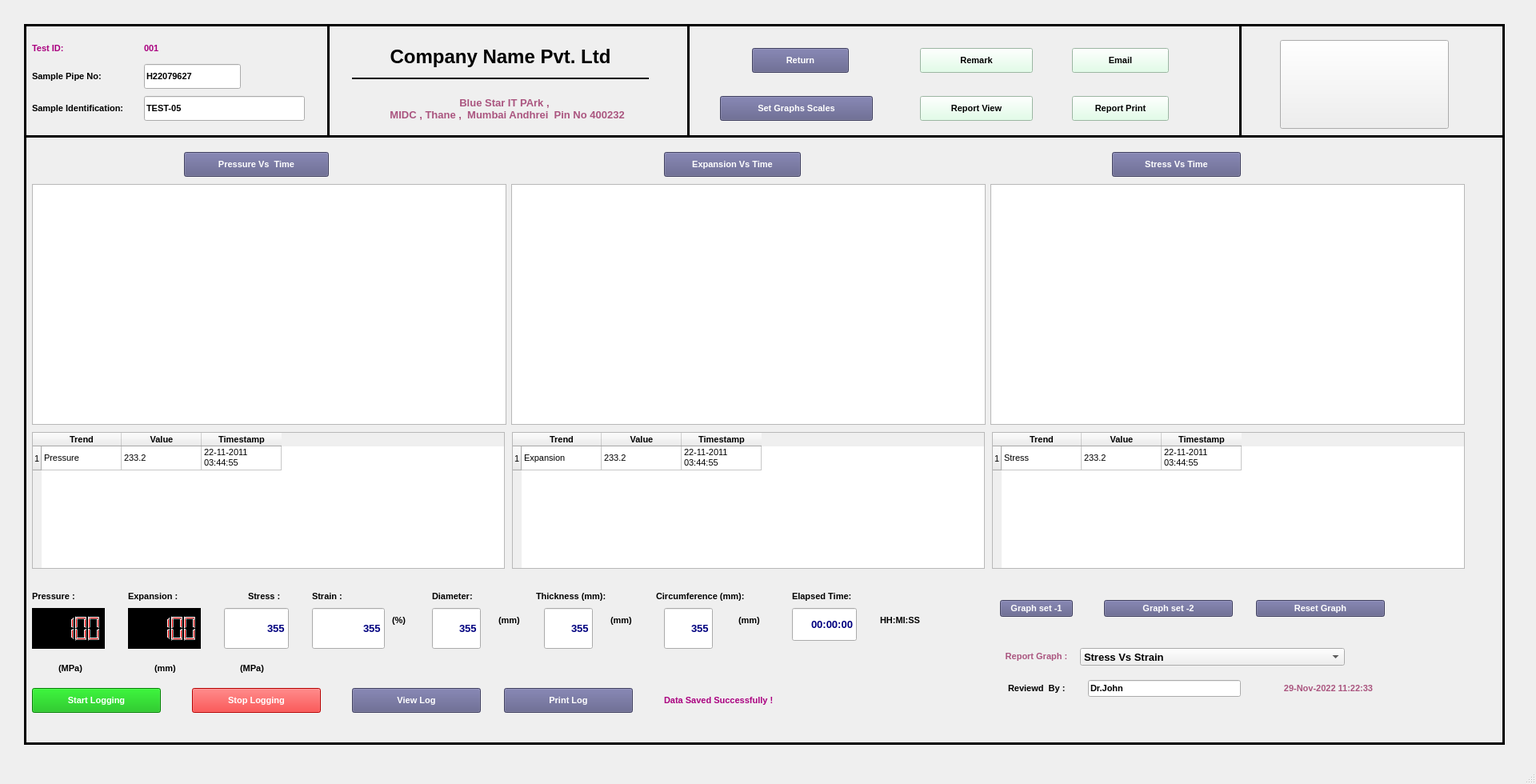
<?xml version="1.0" encoding="UTF-8"?>
<ui version="4.0">
 <class>MainWindow</class>
 <widget class="QMainWindow" name="MainWindow">
  <property name="geometry">
   <rect>
    <x>0</x>
    <y>0</y>
    <width>1920</width>
    <height>980</height>
   </rect>
  </property>
  <property name="baseSize">
   <size>
    <width>0</width>
    <height>0</height>
   </size>
  </property>
  <property name="windowTitle">
   <string>MainWindow</string>
  </property>
  <property name="styleSheet">
   <string notr="true"/>
  </property>
  <widget class="QWidget" name="centralwidget">
   <widget class="QFrame" name="frame">
    <property name="geometry">
     <rect>
      <x>30</x>
      <y>30</y>
      <width>1851</width>
      <height>901</height>
     </rect>
    </property>
    <property name="font">
     <font>
      <family>MS Sans Serif</family>
      <pointsize>10</pointsize>
     </font>
    </property>
    <property name="styleSheet">
     <string notr="true"/>
    </property>
    <property name="frameShape">
     <enum>QFrame::Box</enum>
    </property>
    <property name="frameShadow">
     <enum>QFrame::Plain</enum>
    </property>
    <property name="lineWidth">
     <number>3</number>
    </property>
    <widget class="QPushButton" name="pushButton_4">
     <property name="geometry">
      <rect>
       <x>10</x>
       <y>830</y>
       <width>161</width>
       <height>31</height>
      </rect>
     </property>
     <property name="font">
      <font>
       <family>Arial</family>
       <pointsize>8</pointsize>
       <weight>75</weight>
       <bold>true</bold>
      </font>
     </property>
     <property name="styleSheet">
      <string notr="true">color: rgb(255, 255, 255);
background-color: rgb(0, 180, 0);</string>
     </property>
     <property name="text">
      <string>Start Logging</string>
     </property>
    </widget>
    <widget class="QLabel" name="label_11">
     <property name="geometry">
      <rect>
       <x>10</x>
       <y>20</y>
       <width>91</width>
       <height>21</height>
      </rect>
     </property>
     <property name="font">
      <font>
       <family>Arial</family>
       <pointsize>8</pointsize>
       <weight>75</weight>
       <bold>true</bold>
      </font>
     </property>
     <property name="styleSheet">
      <string notr="true">color: rgb(170, 0, 127);</string>
     </property>
     <property name="text">
      <string>Test ID:</string>
     </property>
     <property name="alignment">
      <set>Qt::AlignLeading|Qt::AlignLeft|Qt::AlignVCenter</set>
     </property>
    </widget>
    <widget class="QLabel" name="label_12">
     <property name="geometry">
      <rect>
       <x>150</x>
       <y>20</y>
       <width>61</width>
       <height>21</height>
      </rect>
     </property>
     <property name="font">
      <font>
       <family>Arial</family>
       <pointsize>8</pointsize>
       <weight>75</weight>
       <bold>true</bold>
      </font>
     </property>
     <property name="styleSheet">
      <string notr="true">color: rgb(170, 0, 127);</string>
     </property>
     <property name="text">
      <string>001</string>
     </property>
     <property name="alignment">
      <set>Qt::AlignLeading|Qt::AlignLeft|Qt::AlignVCenter</set>
     </property>
    </widget>
    <widget class="QLCDNumber" name="lcdNumber">
     <property name="geometry">
      <rect>
       <x>130</x>
       <y>730</y>
       <width>91</width>
       <height>51</height>
      </rect>
     </property>
     <property name="styleSheet">
      <string notr="true">background-color: rgb(0, 0, 0);
font: 10pt &quot;MS Sans Serif&quot;;
color: rgb(255, 0, 0);</string>
     </property>
     <property name="smallDecimalPoint">
      <bool>false</bool>
     </property>
     <property name="value" stdset="0">
      <double>100.000000000000000</double>
     </property>
     <property name="intValue" stdset="0">
      <number>100</number>
     </property>
    </widget>
    <widget class="QPushButton" name="pushButton_5">
     <property name="geometry">
      <rect>
       <x>1310</x>
       <y>30</y>
       <width>121</width>
       <height>31</height>
      </rect>
     </property>
     <property name="font">
      <font>
       <family>Arial</family>
       <pointsize>8</pointsize>
       <weight>75</weight>
       <bold>true</bold>
      </font>
     </property>
     <property name="styleSheet">
      <string notr="true">color: rgb(0, 0, 0);
background-color: rgb(217, 255, 227);</string>
     </property>
     <property name="text">
      <string>Email</string>
     </property>
    </widget>
    <widget class="QPushButton" name="pushButton_6">
     <property name="geometry">
      <rect>
       <x>1120</x>
       <y>30</y>
       <width>141</width>
       <height>31</height>
      </rect>
     </property>
     <property name="font">
      <font>
       <family>Arial</family>
       <pointsize>8</pointsize>
       <weight>75</weight>
       <bold>true</bold>
      </font>
     </property>
     <property name="styleSheet">
      <string notr="true">color: rgb(0, 0, 0);
background-color: rgb(217, 255, 227);</string>
     </property>
     <property name="text">
      <string>Remark</string>
     </property>
    </widget>
    <widget class="QPushButton" name="pushButton_7">
     <property name="geometry">
      <rect>
       <x>1120</x>
       <y>90</y>
       <width>141</width>
       <height>31</height>
      </rect>
     </property>
     <property name="font">
      <font>
       <family>Arial</family>
       <pointsize>8</pointsize>
       <weight>75</weight>
       <bold>true</bold>
      </font>
     </property>
     <property name="styleSheet">
      <string notr="true">color: rgb(0, 0, 0);
background-color: rgb(217, 255, 227);</string>
     </property>
     <property name="text">
      <string>Report View</string>
     </property>
    </widget>
    <widget class="QPushButton" name="pushButton_8">
     <property name="geometry">
      <rect>
       <x>1310</x>
       <y>90</y>
       <width>121</width>
       <height>31</height>
      </rect>
     </property>
     <property name="font">
      <font>
       <family>Arial</family>
       <pointsize>8</pointsize>
       <weight>75</weight>
       <bold>true</bold>
      </font>
     </property>
     <property name="styleSheet">
      <string notr="true">color: rgb(0, 0, 0);
background-color: rgb(217, 255, 227);</string>
     </property>
     <property name="text">
      <string>Report Print</string>
     </property>
    </widget>
    <widget class="QLCDNumber" name="lcdNumber_2">
     <property name="geometry">
      <rect>
       <x>10</x>
       <y>730</y>
       <width>91</width>
       <height>51</height>
      </rect>
     </property>
     <property name="styleSheet">
      <string notr="true">background-color: rgb(0, 0, 0);
font: 10pt &quot;MS Sans Serif&quot;;
color: rgb(255, 0, 0);</string>
     </property>
     <property name="smallDecimalPoint">
      <bool>false</bool>
     </property>
     <property name="value" stdset="0">
      <double>100.000000000000000</double>
     </property>
     <property name="intValue" stdset="0">
      <number>100</number>
     </property>
    </widget>
    <widget class="QLabel" name="label_78">
     <property name="geometry">
      <rect>
       <x>10</x>
       <y>50</y>
       <width>141</width>
       <height>31</height>
      </rect>
     </property>
     <property name="font">
      <font>
       <family>Arial</family>
       <pointsize>8</pointsize>
       <weight>75</weight>
       <bold>true</bold>
      </font>
     </property>
     <property name="styleSheet">
      <string notr="true">color: rgb(0, 0, 0);</string>
     </property>
     <property name="text">
      <string>Sample Pipe No:</string>
     </property>
     <property name="alignment">
      <set>Qt::AlignLeading|Qt::AlignLeft|Qt::AlignVCenter</set>
     </property>
    </widget>
    <widget class="QLineEdit" name="lineEdit_16">
     <property name="geometry">
      <rect>
       <x>150</x>
       <y>50</y>
       <width>121</width>
       <height>31</height>
      </rect>
     </property>
     <property name="font">
      <font>
       <family>Arial</family>
       <pointsize>8</pointsize>
       <weight>75</weight>
       <bold>true</bold>
      </font>
     </property>
     <property name="text">
      <string>H22079627</string>
     </property>
    </widget>
    <widget class="QLineEdit" name="lineEdit_17">
     <property name="geometry">
      <rect>
       <x>150</x>
       <y>90</y>
       <width>201</width>
       <height>31</height>
      </rect>
     </property>
     <property name="font">
      <font>
       <family>Arial</family>
       <pointsize>8</pointsize>
       <weight>75</weight>
       <bold>true</bold>
      </font>
     </property>
     <property name="text">
      <string>TEST-05</string>
     </property>
    </widget>
    <widget class="QLabel" name="label_79">
     <property name="geometry">
      <rect>
       <x>10</x>
       <y>90</y>
       <width>131</width>
       <height>31</height>
      </rect>
     </property>
     <property name="font">
      <font>
       <family>Arial</family>
       <pointsize>8</pointsize>
       <weight>75</weight>
       <bold>true</bold>
      </font>
     </property>
     <property name="styleSheet">
      <string notr="true">color: rgb(0, 0, 0);</string>
     </property>
     <property name="text">
      <string>Sample Identification:</string>
     </property>
     <property name="alignment">
      <set>Qt::AlignLeading|Qt::AlignLeft|Qt::AlignVCenter</set>
     </property>
    </widget>
    <widget class="Line" name="line_18">
     <property name="geometry">
      <rect>
       <x>370</x>
       <y>0</y>
       <width>20</width>
       <height>141</height>
      </rect>
     </property>
     <property name="frameShadow">
      <enum>QFrame::Plain</enum>
     </property>
     <property name="lineWidth">
      <number>3</number>
     </property>
     <property name="orientation">
      <enum>Qt::Vertical</enum>
     </property>
    </widget>
    <widget class="Line" name="line_19">
     <property name="geometry">
      <rect>
       <x>1510</x>
       <y>0</y>
       <width>20</width>
       <height>141</height>
      </rect>
     </property>
     <property name="frameShadow">
      <enum>QFrame::Plain</enum>
     </property>
     <property name="lineWidth">
      <number>3</number>
     </property>
     <property name="orientation">
      <enum>Qt::Vertical</enum>
     </property>
    </widget>
    <widget class="QPushButton" name="pushButton_16">
     <property name="geometry">
      <rect>
       <x>870</x>
       <y>90</y>
       <width>191</width>
       <height>31</height>
      </rect>
     </property>
     <property name="font">
      <font>
       <family>Arial</family>
       <pointsize>8</pointsize>
       <weight>75</weight>
       <bold>true</bold>
      </font>
     </property>
     <property name="styleSheet">
      <string notr="true">background-color: rgb(90, 90, 134);
color: rgb(255, 255, 255);</string>
     </property>
     <property name="text">
      <string>Set Graphs Scales</string>
     </property>
    </widget>
    <widget class="QLabel" name="label_9">
     <property name="geometry">
      <rect>
       <x>1230</x>
       <y>810</y>
       <width>91</width>
       <height>41</height>
      </rect>
     </property>
     <property name="font">
      <font>
       <family>Arial</family>
       <pointsize>8</pointsize>
       <weight>75</weight>
       <bold>true</bold>
      </font>
     </property>
     <property name="styleSheet">
      <string notr="true">color: rgb(0, 0, 0);</string>
     </property>
     <property name="text">
      <string>Reviewd  By :</string>
     </property>
     <property name="alignment">
      <set>Qt::AlignLeading|Qt::AlignLeft|Qt::AlignVCenter</set>
     </property>
    </widget>
    <widget class="QLineEdit" name="lineEdit_44">
     <property name="geometry">
      <rect>
       <x>1330</x>
       <y>820</y>
       <width>191</width>
       <height>21</height>
      </rect>
     </property>
     <property name="font">
      <font>
       <family>Arial</family>
       <pointsize>8</pointsize>
       <weight>75</weight>
       <bold>true</bold>
      </font>
     </property>
     <property name="text">
      <string>Dr.John</string>
     </property>
    </widget>
    <widget class="QPushButton" name="pushButton_9">
     <property name="geometry">
      <rect>
       <x>210</x>
       <y>830</y>
       <width>161</width>
       <height>31</height>
      </rect>
     </property>
     <property name="font">
      <font>
       <family>Arial</family>
       <pointsize>8</pointsize>
       <weight>75</weight>
       <bold>true</bold>
      </font>
     </property>
     <property name="styleSheet">
      <string notr="true">color: rgb(255, 255, 255);
background-color: rgb(255, 0, 0);</string>
     </property>
     <property name="text">
      <string>Stop Logging</string>
     </property>
    </widget>
    <widget class="QLabel" name="label_140">
     <property name="geometry">
      <rect>
       <x>510</x>
       <y>700</y>
       <width>81</width>
       <height>31</height>
      </rect>
     </property>
     <property name="font">
      <font>
       <family>Arial</family>
       <pointsize>8</pointsize>
       <weight>75</weight>
       <bold>true</bold>
      </font>
     </property>
     <property name="styleSheet">
      <string notr="true">color: rgb(0, 0, 0);</string>
     </property>
     <property name="text">
      <string>Diameter:</string>
     </property>
     <property name="alignment">
      <set>Qt::AlignLeading|Qt::AlignLeft|Qt::AlignVCenter</set>
     </property>
    </widget>
    <widget class="QLineEdit" name="lineEdit_46">
     <property name="geometry">
      <rect>
       <x>510</x>
       <y>730</y>
       <width>61</width>
       <height>51</height>
      </rect>
     </property>
     <property name="font">
      <font>
       <family>Arial</family>
       <pointsize>10</pointsize>
       <weight>75</weight>
       <bold>true</bold>
      </font>
     </property>
     <property name="styleSheet">
      <string notr="true">color: rgb(0, 0, 127);</string>
     </property>
     <property name="text">
      <string>355</string>
     </property>
     <property name="alignment">
      <set>Qt::AlignRight|Qt::AlignTrailing|Qt::AlignVCenter</set>
     </property>
    </widget>
    <widget class="QLabel" name="label_143">
     <property name="geometry">
      <rect>
       <x>640</x>
       <y>700</y>
       <width>111</width>
       <height>31</height>
      </rect>
     </property>
     <property name="font">
      <font>
       <family>Arial</family>
       <pointsize>8</pointsize>
       <weight>75</weight>
       <bold>true</bold>
      </font>
     </property>
     <property name="styleSheet">
      <string notr="true">color: rgb(0, 0, 0);</string>
     </property>
     <property name="text">
      <string>Thickness (mm):</string>
     </property>
     <property name="alignment">
      <set>Qt::AlignLeading|Qt::AlignLeft|Qt::AlignVCenter</set>
     </property>
    </widget>
    <widget class="QLineEdit" name="lineEdit_47">
     <property name="geometry">
      <rect>
       <x>650</x>
       <y>730</y>
       <width>61</width>
       <height>51</height>
      </rect>
     </property>
     <property name="font">
      <font>
       <family>Arial</family>
       <pointsize>10</pointsize>
       <weight>75</weight>
       <bold>true</bold>
      </font>
     </property>
     <property name="styleSheet">
      <string notr="true">color: rgb(0, 0, 127);</string>
     </property>
     <property name="text">
      <string>355</string>
     </property>
     <property name="alignment">
      <set>Qt::AlignRight|Qt::AlignTrailing|Qt::AlignVCenter</set>
     </property>
    </widget>
    <widget class="QLabel" name="label_144">
     <property name="geometry">
      <rect>
       <x>790</x>
       <y>700</y>
       <width>131</width>
       <height>31</height>
      </rect>
     </property>
     <property name="font">
      <font>
       <family>Arial</family>
       <pointsize>8</pointsize>
       <weight>75</weight>
       <bold>true</bold>
      </font>
     </property>
     <property name="styleSheet">
      <string notr="true">color: rgb(0, 0, 0);</string>
     </property>
     <property name="text">
      <string>Circumference (mm):</string>
     </property>
     <property name="alignment">
      <set>Qt::AlignLeading|Qt::AlignLeft|Qt::AlignVCenter</set>
     </property>
    </widget>
    <widget class="QLineEdit" name="lineEdit_48">
     <property name="geometry">
      <rect>
       <x>250</x>
       <y>730</y>
       <width>81</width>
       <height>51</height>
      </rect>
     </property>
     <property name="font">
      <font>
       <family>Arial</family>
       <pointsize>10</pointsize>
       <weight>75</weight>
       <bold>true</bold>
      </font>
     </property>
     <property name="styleSheet">
      <string notr="true">color: rgb(0, 0, 127);</string>
     </property>
     <property name="text">
      <string>355</string>
     </property>
     <property name="alignment">
      <set>Qt::AlignRight|Qt::AlignTrailing|Qt::AlignVCenter</set>
     </property>
    </widget>
    <widget class="QLabel" name="label_145">
     <property name="geometry">
      <rect>
       <x>10</x>
       <y>700</y>
       <width>71</width>
       <height>31</height>
      </rect>
     </property>
     <property name="font">
      <font>
       <family>Arial</family>
       <pointsize>8</pointsize>
       <weight>75</weight>
       <bold>true</bold>
      </font>
     </property>
     <property name="styleSheet">
      <string notr="true">color: rgb(0, 0, 0);</string>
     </property>
     <property name="text">
      <string>Pressure :</string>
     </property>
     <property name="alignment">
      <set>Qt::AlignLeading|Qt::AlignLeft|Qt::AlignVCenter</set>
     </property>
    </widget>
    <widget class="QLabel" name="label_146">
     <property name="geometry">
      <rect>
       <x>130</x>
       <y>700</y>
       <width>71</width>
       <height>31</height>
      </rect>
     </property>
     <property name="font">
      <font>
       <family>Arial</family>
       <pointsize>8</pointsize>
       <weight>75</weight>
       <bold>true</bold>
      </font>
     </property>
     <property name="styleSheet">
      <string notr="true">color: rgb(0, 0, 0);</string>
     </property>
     <property name="text">
      <string>Expansion :</string>
     </property>
     <property name="alignment">
      <set>Qt::AlignLeading|Qt::AlignLeft|Qt::AlignVCenter</set>
     </property>
    </widget>
    <widget class="QLabel" name="label_147">
     <property name="geometry">
      <rect>
       <x>280</x>
       <y>700</y>
       <width>61</width>
       <height>31</height>
      </rect>
     </property>
     <property name="font">
      <font>
       <family>Arial</family>
       <pointsize>8</pointsize>
       <weight>75</weight>
       <bold>true</bold>
      </font>
     </property>
     <property name="styleSheet">
      <string notr="true">color: rgb(0, 0, 0);</string>
     </property>
     <property name="text">
      <string>Stress :</string>
     </property>
     <property name="alignment">
      <set>Qt::AlignLeading|Qt::AlignLeft|Qt::AlignVCenter</set>
     </property>
    </widget>
    <widget class="QLineEdit" name="lineEdit_51">
     <property name="geometry">
      <rect>
       <x>800</x>
       <y>730</y>
       <width>61</width>
       <height>51</height>
      </rect>
     </property>
     <property name="font">
      <font>
       <family>Arial</family>
       <pointsize>10</pointsize>
       <weight>75</weight>
       <bold>true</bold>
      </font>
     </property>
     <property name="styleSheet">
      <string notr="true">color: rgb(0, 0, 127);</string>
     </property>
     <property name="text">
      <string>355</string>
     </property>
     <property name="alignment">
      <set>Qt::AlignRight|Qt::AlignTrailing|Qt::AlignVCenter</set>
     </property>
    </widget>
    <widget class="QLabel" name="label_148">
     <property name="geometry">
      <rect>
       <x>360</x>
       <y>700</y>
       <width>101</width>
       <height>31</height>
      </rect>
     </property>
     <property name="font">
      <font>
       <family>Arial</family>
       <pointsize>8</pointsize>
       <weight>75</weight>
       <bold>true</bold>
      </font>
     </property>
     <property name="styleSheet">
      <string notr="true">color: rgb(0, 0, 0);</string>
     </property>
     <property name="text">
      <string>Strain :</string>
     </property>
     <property name="alignment">
      <set>Qt::AlignLeading|Qt::AlignLeft|Qt::AlignVCenter</set>
     </property>
    </widget>
    <widget class="QLineEdit" name="lineEdit_52">
     <property name="geometry">
      <rect>
       <x>360</x>
       <y>730</y>
       <width>91</width>
       <height>51</height>
      </rect>
     </property>
     <property name="font">
      <font>
       <family>Arial</family>
       <pointsize>10</pointsize>
       <weight>75</weight>
       <bold>true</bold>
      </font>
     </property>
     <property name="styleSheet">
      <string notr="true">color: rgb(0, 0, 127);</string>
     </property>
     <property name="text">
      <string>355</string>
     </property>
     <property name="alignment">
      <set>Qt::AlignRight|Qt::AlignTrailing|Qt::AlignVCenter</set>
     </property>
    </widget>
    <widget class="QPushButton" name="pushButton_15">
     <property name="geometry">
      <rect>
       <x>910</x>
       <y>30</y>
       <width>121</width>
       <height>31</height>
      </rect>
     </property>
     <property name="font">
      <font>
       <family>Arial</family>
       <pointsize>8</pointsize>
       <weight>75</weight>
       <bold>true</bold>
      </font>
     </property>
     <property name="styleSheet">
      <string notr="true">background-color: rgb(90, 90, 134);
color: rgb(255, 255, 255);</string>
     </property>
     <property name="text">
      <string>Return</string>
     </property>
    </widget>
    <widget class="QPushButton" name="pushButton">
     <property name="geometry">
      <rect>
       <x>1570</x>
       <y>20</y>
       <width>211</width>
       <height>111</height>
      </rect>
     </property>
     <property name="text">
      <string/>
     </property>
     <property name="icon">
      <iconset>
       <normaloff>../images/GIGSYSlogo.png</normaloff>../images/GIGSYSlogo.png</iconset>
     </property>
     <property name="iconSize">
      <size>
       <width>150</width>
       <height>110</height>
      </size>
     </property>
    </widget>
    <widget class="QLabel" name="label_149">
     <property name="geometry">
      <rect>
       <x>960</x>
       <y>700</y>
       <width>91</width>
       <height>31</height>
      </rect>
     </property>
     <property name="font">
      <font>
       <family>Arial</family>
       <pointsize>8</pointsize>
       <weight>75</weight>
       <bold>true</bold>
      </font>
     </property>
     <property name="styleSheet">
      <string notr="true">color: rgb(0, 0, 0);</string>
     </property>
     <property name="text">
      <string>Elapsed Time:</string>
     </property>
     <property name="alignment">
      <set>Qt::AlignLeading|Qt::AlignLeft|Qt::AlignVCenter</set>
     </property>
    </widget>
    <widget class="QLineEdit" name="lineEdit_53">
     <property name="geometry">
      <rect>
       <x>960</x>
       <y>730</y>
       <width>81</width>
       <height>41</height>
      </rect>
     </property>
     <property name="font">
      <font>
       <family>Arial</family>
       <pointsize>10</pointsize>
       <weight>75</weight>
       <bold>true</bold>
      </font>
     </property>
     <property name="styleSheet">
      <string notr="true">color: rgb(0, 0, 127);</string>
     </property>
     <property name="text">
      <string>00:00:00</string>
     </property>
     <property name="alignment">
      <set>Qt::AlignRight|Qt::AlignTrailing|Qt::AlignVCenter</set>
     </property>
    </widget>
    <widget class="QLabel" name="label_150">
     <property name="geometry">
      <rect>
       <x>40</x>
       <y>790</y>
       <width>41</width>
       <height>31</height>
      </rect>
     </property>
     <property name="font">
      <font>
       <family>Arial</family>
       <pointsize>8</pointsize>
       <weight>75</weight>
       <bold>true</bold>
      </font>
     </property>
     <property name="styleSheet">
      <string notr="true">color: rgb(0, 0, 0);</string>
     </property>
     <property name="text">
      <string> (MPa) </string>
     </property>
     <property name="alignment">
      <set>Qt::AlignLeading|Qt::AlignLeft|Qt::AlignVCenter</set>
     </property>
    </widget>
    <widget class="QLabel" name="label_151">
     <property name="geometry">
      <rect>
       <x>160</x>
       <y>790</y>
       <width>41</width>
       <height>31</height>
      </rect>
     </property>
     <property name="font">
      <font>
       <family>Arial</family>
       <pointsize>8</pointsize>
       <weight>75</weight>
       <bold>true</bold>
      </font>
     </property>
     <property name="styleSheet">
      <string notr="true">color: rgb(0, 0, 0);</string>
     </property>
     <property name="text">
      <string> (mm) </string>
     </property>
     <property name="alignment">
      <set>Qt::AlignLeading|Qt::AlignLeft|Qt::AlignVCenter</set>
     </property>
    </widget>
    <widget class="QLabel" name="label_152">
     <property name="geometry">
      <rect>
       <x>270</x>
       <y>790</y>
       <width>41</width>
       <height>31</height>
      </rect>
     </property>
     <property name="font">
      <font>
       <family>Arial</family>
       <pointsize>8</pointsize>
       <weight>75</weight>
       <bold>true</bold>
      </font>
     </property>
     <property name="styleSheet">
      <string notr="true">color: rgb(0, 0, 0);</string>
     </property>
     <property name="text">
      <string>(MPa) </string>
     </property>
     <property name="alignment">
      <set>Qt::AlignLeading|Qt::AlignLeft|Qt::AlignVCenter</set>
     </property>
    </widget>
    <widget class="QLabel" name="label_153">
     <property name="geometry">
      <rect>
       <x>1070</x>
       <y>730</y>
       <width>81</width>
       <height>31</height>
      </rect>
     </property>
     <property name="font">
      <font>
       <family>Arial</family>
       <pointsize>8</pointsize>
       <weight>75</weight>
       <bold>true</bold>
      </font>
     </property>
     <property name="styleSheet">
      <string notr="true">color: rgb(0, 0, 0);</string>
     </property>
     <property name="text">
      <string>HH:MI:SS</string>
     </property>
     <property name="alignment">
      <set>Qt::AlignLeading|Qt::AlignLeft|Qt::AlignVCenter</set>
     </property>
    </widget>
    <widget class="QLabel" name="label_154">
     <property name="geometry">
      <rect>
       <x>460</x>
       <y>730</y>
       <width>31</width>
       <height>31</height>
      </rect>
     </property>
     <property name="font">
      <font>
       <family>Arial</family>
       <pointsize>8</pointsize>
       <weight>75</weight>
       <bold>true</bold>
      </font>
     </property>
     <property name="styleSheet">
      <string notr="true">color: rgb(0, 0, 0);</string>
     </property>
     <property name="text">
      <string>(%) </string>
     </property>
     <property name="alignment">
      <set>Qt::AlignLeading|Qt::AlignLeft|Qt::AlignVCenter</set>
     </property>
    </widget>
    <widget class="QLabel" name="label_155">
     <property name="geometry">
      <rect>
       <x>590</x>
       <y>730</y>
       <width>41</width>
       <height>31</height>
      </rect>
     </property>
     <property name="font">
      <font>
       <family>Arial</family>
       <pointsize>8</pointsize>
       <weight>75</weight>
       <bold>true</bold>
      </font>
     </property>
     <property name="styleSheet">
      <string notr="true">color: rgb(0, 0, 0);</string>
     </property>
     <property name="text">
      <string> (mm)</string>
     </property>
     <property name="alignment">
      <set>Qt::AlignLeading|Qt::AlignLeft|Qt::AlignVCenter</set>
     </property>
    </widget>
    <widget class="QLabel" name="label_156">
     <property name="geometry">
      <rect>
       <x>730</x>
       <y>730</y>
       <width>41</width>
       <height>31</height>
      </rect>
     </property>
     <property name="font">
      <font>
       <family>Arial</family>
       <pointsize>8</pointsize>
       <weight>75</weight>
       <bold>true</bold>
      </font>
     </property>
     <property name="styleSheet">
      <string notr="true">color: rgb(0, 0, 0);</string>
     </property>
     <property name="text">
      <string> (mm)</string>
     </property>
     <property name="alignment">
      <set>Qt::AlignLeading|Qt::AlignLeft|Qt::AlignVCenter</set>
     </property>
    </widget>
    <widget class="QLabel" name="label_157">
     <property name="geometry">
      <rect>
       <x>890</x>
       <y>730</y>
       <width>51</width>
       <height>31</height>
      </rect>
     </property>
     <property name="font">
      <font>
       <family>Arial</family>
       <pointsize>8</pointsize>
       <weight>75</weight>
       <bold>true</bold>
      </font>
     </property>
     <property name="styleSheet">
      <string notr="true">color: rgb(0, 0, 0);</string>
     </property>
     <property name="text">
      <string> (mm)</string>
     </property>
     <property name="alignment">
      <set>Qt::AlignLeading|Qt::AlignLeft|Qt::AlignVCenter</set>
     </property>
    </widget>
    <widget class="QLabel" name="label_15">
     <property name="geometry">
      <rect>
       <x>800</x>
       <y>830</y>
       <width>291</width>
       <height>31</height>
      </rect>
     </property>
     <property name="font">
      <font>
       <family>Arial</family>
       <pointsize>8</pointsize>
       <weight>75</weight>
       <bold>true</bold>
      </font>
     </property>
     <property name="styleSheet">
      <string notr="true">color: rgb(170, 0, 127);</string>
     </property>
     <property name="text">
      <string>Data Saved Successfully !</string>
     </property>
     <property name="alignment">
      <set>Qt::AlignLeading|Qt::AlignLeft|Qt::AlignVCenter</set>
     </property>
    </widget>
    <widget class="QLabel" name="label">
     <property name="geometry">
      <rect>
       <x>410</x>
       <y>20</y>
       <width>371</width>
       <height>41</height>
      </rect>
     </property>
     <property name="font">
      <font>
       <family>Arial</family>
       <pointsize>18</pointsize>
       <weight>75</weight>
       <bold>true</bold>
      </font>
     </property>
     <property name="text">
      <string>Company Name Pvt. Ltd</string>
     </property>
     <property name="alignment">
      <set>Qt::AlignCenter</set>
     </property>
    </widget>
    <widget class="QLabel" name="label_2">
     <property name="geometry">
      <rect>
       <x>400</x>
       <y>80</y>
       <width>401</width>
       <height>51</height>
      </rect>
     </property>
     <property name="font">
      <font>
       <pointsize>10</pointsize>
       <weight>75</weight>
       <bold>true</bold>
      </font>
     </property>
     <property name="styleSheet">
      <string notr="true">color: rgb(170, 85, 127);</string>
     </property>
     <property name="text">
      <string>Blue Star IT PArk ,
  MIDC , Thane ,  Mumbai Andhrei  Pin No 400232</string>
     </property>
     <property name="alignment">
      <set>Qt::AlignCenter</set>
     </property>
    </widget>
    <widget class="Line" name="line_2">
     <property name="geometry">
      <rect>
       <x>410</x>
       <y>60</y>
       <width>371</width>
       <height>16</height>
      </rect>
     </property>
     <property name="frameShadow">
      <enum>QFrame::Plain</enum>
     </property>
     <property name="lineWidth">
      <number>2</number>
     </property>
     <property name="orientation">
      <enum>Qt::Horizontal</enum>
     </property>
    </widget>
    <widget class="QLabel" name="label_3">
     <property name="geometry">
      <rect>
       <x>1540</x>
       <y>810</y>
       <width>181</width>
       <height>41</height>
      </rect>
     </property>
     <property name="font">
      <font>
       <family>Arial</family>
       <pointsize>8</pointsize>
       <weight>75</weight>
       <bold>true</bold>
      </font>
     </property>
     <property name="styleSheet">
      <string notr="true">color: rgb(170, 85, 127);</string>
     </property>
     <property name="text">
      <string>29-Nov-2022 11:22:33</string>
     </property>
     <property name="alignment">
      <set>Qt::AlignCenter</set>
     </property>
    </widget>
    <widget class="Line" name="line_20">
     <property name="geometry">
      <rect>
       <x>820</x>
       <y>0</y>
       <width>20</width>
       <height>141</height>
      </rect>
     </property>
     <property name="frameShadow">
      <enum>QFrame::Plain</enum>
     </property>
     <property name="lineWidth">
      <number>3</number>
     </property>
     <property name="orientation">
      <enum>Qt::Vertical</enum>
     </property>
    </widget>
    <widget class="Line" name="line">
     <property name="geometry">
      <rect>
       <x>0</x>
       <y>130</y>
       <width>1851</width>
       <height>21</height>
      </rect>
     </property>
     <property name="frameShadow">
      <enum>QFrame::Plain</enum>
     </property>
     <property name="lineWidth">
      <number>3</number>
     </property>
     <property name="orientation">
      <enum>Qt::Horizontal</enum>
     </property>
    </widget>
    <widget class="QTableWidget" name="tableWidget">
     <property name="geometry">
      <rect>
       <x>10</x>
       <y>510</y>
       <width>591</width>
       <height>171</height>
      </rect>
     </property>
     <row>
      <property name="text">
       <string>1</string>
      </property>
      <property name="font">
       <font>
        <family>Arial</family>
        <pointsize>8</pointsize>
       </font>
      </property>
     </row>
     <column>
      <property name="text">
       <string>Trend</string>
      </property>
      <property name="font">
       <font>
        <family>Arial</family>
        <pointsize>8</pointsize>
        <weight>75</weight>
        <bold>true</bold>
       </font>
      </property>
     </column>
     <column>
      <property name="text">
       <string>Value</string>
      </property>
      <property name="font">
       <font>
        <family>Arial</family>
        <pointsize>8</pointsize>
        <weight>75</weight>
        <bold>true</bold>
       </font>
      </property>
     </column>
     <column>
      <property name="text">
       <string>Timestamp</string>
      </property>
      <property name="font">
       <font>
        <family>Arial</family>
        <pointsize>8</pointsize>
        <weight>75</weight>
        <bold>true</bold>
       </font>
      </property>
     </column>
     <item row="0" column="0">
      <property name="text">
       <string>Pressure</string>
      </property>
      <property name="font">
       <font>
        <family>Arial</family>
        <pointsize>8</pointsize>
       </font>
      </property>
     </item>
     <item row="0" column="1">
      <property name="text">
       <string>233.2</string>
      </property>
      <property name="font">
       <font>
        <family>Arial</family>
        <pointsize>8</pointsize>
       </font>
      </property>
     </item>
     <item row="0" column="2">
      <property name="text">
       <string>22-11-2011 03:44:55</string>
      </property>
      <property name="font">
       <font>
        <family>Arial</family>
        <pointsize>8</pointsize>
       </font>
      </property>
     </item>
    </widget>
    <widget class="QTableWidget" name="tableWidget_2">
     <property name="geometry">
      <rect>
       <x>610</x>
       <y>510</y>
       <width>591</width>
       <height>171</height>
      </rect>
     </property>
     <row>
      <property name="text">
       <string>1</string>
      </property>
      <property name="font">
       <font>
        <family>Arial</family>
        <pointsize>8</pointsize>
       </font>
      </property>
     </row>
     <column>
      <property name="text">
       <string>Trend</string>
      </property>
      <property name="font">
       <font>
        <family>Arial</family>
        <pointsize>8</pointsize>
        <weight>75</weight>
        <bold>true</bold>
       </font>
      </property>
     </column>
     <column>
      <property name="text">
       <string>Value</string>
      </property>
      <property name="font">
       <font>
        <family>Arial</family>
        <pointsize>8</pointsize>
        <weight>75</weight>
        <bold>true</bold>
       </font>
      </property>
     </column>
     <column>
      <property name="text">
       <string>Timestamp</string>
      </property>
      <property name="font">
       <font>
        <family>Arial</family>
        <pointsize>8</pointsize>
        <weight>75</weight>
        <bold>true</bold>
       </font>
      </property>
     </column>
     <item row="0" column="0">
      <property name="text">
       <string>Expansion</string>
      </property>
      <property name="font">
       <font>
        <family>Arial</family>
        <pointsize>8</pointsize>
       </font>
      </property>
     </item>
     <item row="0" column="1">
      <property name="text">
       <string>233.2</string>
      </property>
      <property name="font">
       <font>
        <family>Arial</family>
        <pointsize>8</pointsize>
       </font>
      </property>
     </item>
     <item row="0" column="2">
      <property name="text">
       <string>22-11-2011 03:44:55</string>
      </property>
      <property name="font">
       <font>
        <family>Arial</family>
        <pointsize>8</pointsize>
       </font>
      </property>
     </item>
    </widget>
    <widget class="QTableWidget" name="tableWidget_3">
     <property name="geometry">
      <rect>
       <x>1210</x>
       <y>510</y>
       <width>591</width>
       <height>171</height>
      </rect>
     </property>
     <row>
      <property name="text">
       <string>1</string>
      </property>
      <property name="font">
       <font>
        <family>Arial</family>
        <pointsize>8</pointsize>
       </font>
      </property>
     </row>
     <column>
      <property name="text">
       <string>Trend</string>
      </property>
      <property name="font">
       <font>
        <family>Arial</family>
        <pointsize>8</pointsize>
        <weight>75</weight>
        <bold>true</bold>
       </font>
      </property>
     </column>
     <column>
      <property name="text">
       <string>Value</string>
      </property>
      <property name="font">
       <font>
        <family>Arial</family>
        <pointsize>8</pointsize>
        <weight>75</weight>
        <bold>true</bold>
       </font>
      </property>
     </column>
     <column>
      <property name="text">
       <string>Timestamp</string>
      </property>
      <property name="font">
       <font>
        <family>Arial</family>
        <pointsize>8</pointsize>
        <weight>75</weight>
        <bold>true</bold>
       </font>
      </property>
     </column>
     <item row="0" column="0">
      <property name="text">
       <string>Stress</string>
      </property>
      <property name="font">
       <font>
        <family>Arial</family>
        <pointsize>8</pointsize>
       </font>
      </property>
     </item>
     <item row="0" column="1">
      <property name="text">
       <string>233.2</string>
      </property>
      <property name="font">
       <font>
        <family>Arial</family>
        <pointsize>8</pointsize>
       </font>
      </property>
     </item>
     <item row="0" column="2">
      <property name="text">
       <string>22-11-2011 03:44:55</string>
      </property>
      <property name="font">
       <font>
        <family>Arial</family>
        <pointsize>8</pointsize>
       </font>
      </property>
     </item>
    </widget>
    <widget class="QPushButton" name="pushButton_17">
     <property name="geometry">
      <rect>
       <x>200</x>
       <y>160</y>
       <width>181</width>
       <height>31</height>
      </rect>
     </property>
     <property name="font">
      <font>
       <family>Arial</family>
       <pointsize>8</pointsize>
       <weight>75</weight>
       <bold>true</bold>
      </font>
     </property>
     <property name="styleSheet">
      <string notr="true">background-color: rgb(90, 90, 134);
color: rgb(255, 255, 255);</string>
     </property>
     <property name="text">
      <string>Pressure Vs  Time</string>
     </property>
    </widget>
    <widget class="QPushButton" name="pushButton_18">
     <property name="geometry">
      <rect>
       <x>800</x>
       <y>160</y>
       <width>171</width>
       <height>31</height>
      </rect>
     </property>
     <property name="font">
      <font>
       <family>Arial</family>
       <pointsize>8</pointsize>
       <weight>75</weight>
       <bold>true</bold>
      </font>
     </property>
     <property name="styleSheet">
      <string notr="true">background-color: rgb(90, 90, 134);
color: rgb(255, 255, 255);</string>
     </property>
     <property name="text">
      <string>Expansion Vs Time</string>
     </property>
    </widget>
    <widget class="QPushButton" name="pushButton_19">
     <property name="geometry">
      <rect>
       <x>1360</x>
       <y>160</y>
       <width>161</width>
       <height>31</height>
      </rect>
     </property>
     <property name="font">
      <font>
       <family>Arial</family>
       <pointsize>8</pointsize>
       <weight>75</weight>
       <bold>true</bold>
      </font>
     </property>
     <property name="styleSheet">
      <string notr="true">background-color: rgb(90, 90, 134);
color: rgb(255, 255, 255);</string>
     </property>
     <property name="text">
      <string>Stress Vs Time</string>
     </property>
    </widget>
    <widget class="QPushButton" name="pushButton_20">
     <property name="geometry">
      <rect>
       <x>410</x>
       <y>830</y>
       <width>161</width>
       <height>31</height>
      </rect>
     </property>
     <property name="font">
      <font>
       <family>Arial</family>
       <pointsize>8</pointsize>
       <weight>75</weight>
       <bold>true</bold>
      </font>
     </property>
     <property name="styleSheet">
      <string notr="true">background-color: rgb(90, 90, 134);
color: rgb(255, 255, 255);</string>
     </property>
     <property name="text">
      <string>View Log</string>
     </property>
    </widget>
    <widget class="QWidget" name="layoutWidget">
     <property name="geometry">
      <rect>
       <x>10</x>
       <y>200</y>
       <width>1791</width>
       <height>301</height>
      </rect>
     </property>
     <layout class="QGridLayout" name="gridLayout">
      <item row="0" column="0">
       <widget class="QGraphicsView" name="graphicsView"/>
      </item>
      <item row="0" column="1">
       <widget class="QGraphicsView" name="graphicsView_2"/>
      </item>
      <item row="0" column="2">
       <widget class="QGraphicsView" name="graphicsView_3"/>
      </item>
     </layout>
    </widget>
    <widget class="QPushButton" name="pushButton_21">
     <property name="geometry">
      <rect>
       <x>1220</x>
       <y>720</y>
       <width>91</width>
       <height>21</height>
      </rect>
     </property>
     <property name="font">
      <font>
       <family>Arial</family>
       <pointsize>8</pointsize>
       <weight>75</weight>
       <bold>true</bold>
      </font>
     </property>
     <property name="styleSheet">
      <string notr="true">background-color: rgb(90, 90, 134);
color: rgb(255, 255, 255);</string>
     </property>
     <property name="text">
      <string>Graph set -1</string>
     </property>
    </widget>
    <widget class="QPushButton" name="pushButton_22">
     <property name="geometry">
      <rect>
       <x>1350</x>
       <y>720</y>
       <width>161</width>
       <height>21</height>
      </rect>
     </property>
     <property name="font">
      <font>
       <family>Arial</family>
       <pointsize>8</pointsize>
       <weight>75</weight>
       <bold>true</bold>
      </font>
     </property>
     <property name="styleSheet">
      <string notr="true">background-color: rgb(90, 90, 134);
color: rgb(255, 255, 255);</string>
     </property>
     <property name="text">
      <string>Graph set -2</string>
     </property>
    </widget>
    <widget class="QComboBox" name="comboBox">
     <property name="geometry">
      <rect>
       <x>1320</x>
       <y>780</y>
       <width>331</width>
       <height>22</height>
      </rect>
     </property>
     <property name="font">
      <font>
       <family>Arial</family>
       <weight>75</weight>
       <bold>true</bold>
      </font>
     </property>
     <item>
      <property name="text">
       <string>Stress Vs Strain</string>
      </property>
     </item>
     <item>
      <property name="text">
       <string>Pressure Vs Expansion</string>
      </property>
     </item>
     <item>
      <property name="text">
       <string>Pressure Vs Time</string>
      </property>
     </item>
     <item>
      <property name="text">
       <string>Expansion Vs Time</string>
      </property>
     </item>
     <item>
      <property name="text">
       <string>Stress Vs Time</string>
      </property>
     </item>
     <item>
      <property name="text">
       <string>Strain Vs Time</string>
      </property>
     </item>
    </widget>
    <widget class="QLabel" name="label_4">
     <property name="geometry">
      <rect>
       <x>1210</x>
       <y>780</y>
       <width>111</width>
       <height>21</height>
      </rect>
     </property>
     <property name="font">
      <font>
       <family>Arial</family>
       <pointsize>8</pointsize>
       <weight>75</weight>
       <bold>true</bold>
      </font>
     </property>
     <property name="styleSheet">
      <string notr="true">color: rgb(170, 85, 127);</string>
     </property>
     <property name="text">
      <string>Report Graph :</string>
     </property>
     <property name="alignment">
      <set>Qt::AlignCenter</set>
     </property>
    </widget>
    <widget class="QPushButton" name="pushButton_23">
     <property name="geometry">
      <rect>
       <x>600</x>
       <y>830</y>
       <width>161</width>
       <height>31</height>
      </rect>
     </property>
     <property name="font">
      <font>
       <family>Arial</family>
       <pointsize>8</pointsize>
       <weight>75</weight>
       <bold>true</bold>
      </font>
     </property>
     <property name="styleSheet">
      <string notr="true">background-color: rgb(90, 90, 134);
color: rgb(255, 255, 255);</string>
     </property>
     <property name="text">
      <string>Print Log</string>
     </property>
    </widget>
    <widget class="QPushButton" name="pushButton_24">
     <property name="geometry">
      <rect>
       <x>1540</x>
       <y>720</y>
       <width>161</width>
       <height>21</height>
      </rect>
     </property>
     <property name="font">
      <font>
       <family>Arial</family>
       <pointsize>8</pointsize>
       <weight>75</weight>
       <bold>true</bold>
      </font>
     </property>
     <property name="styleSheet">
      <string notr="true">background-color: rgb(90, 90, 134);
color: rgb(255, 255, 255);</string>
     </property>
     <property name="text">
      <string>Reset Graph</string>
     </property>
    </widget>
   </widget>
  </widget>
  <widget class="QMenuBar" name="menubar">
   <property name="geometry">
    <rect>
     <x>0</x>
     <y>0</y>
     <width>1920</width>
     <height>21</height>
    </rect>
   </property>
  </widget>
  <widget class="QStatusBar" name="statusbar"/>
 </widget>
 <resources/>
 <connections/>
</ui>
